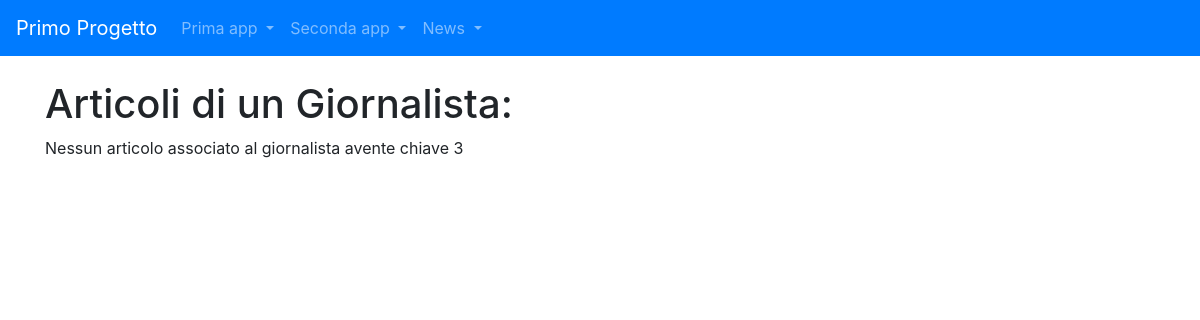
Before: /news/lista_articoli/3 with the older database file.
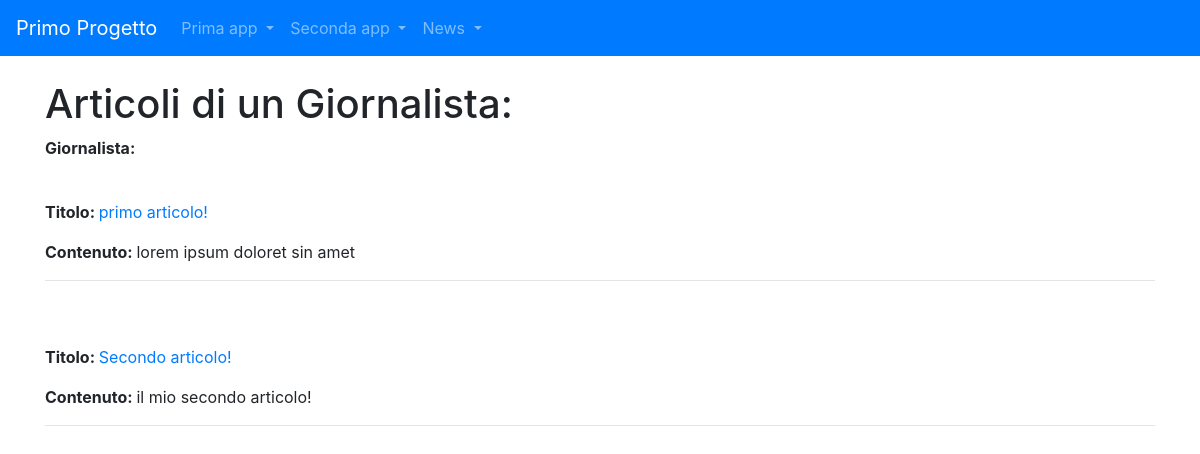
After: the same page with the newer database file.
### news/models.py (models this page shows, shortened)
class Articolo(models.Model):
    titolo = models.CharField(max_length=100)
    contenuto = models.TextField()
    giornalista = models.ForeignKey(Giornalista, on_delete=models.CASCADE, related_name="articoli")
    data = models.DateField(auto_now=False, blank=True)
    visualizzazioni = models.IntegerField(default=0, blank=True)
    class Meta:
        verbose_name = "Articolo"
        verbose_name_plural = "Articoli"

### news/views.py (the view)
# urls.py: path('lista_articoli/<int:pk>', listaArticoli, name="lista_articoli_giornalista"),
def listaArticoli(request, pk=None):
    if(pk == None):
        articoli = Articolo.objects.all()
        giornalista = None
    else:
        articoli = Articolo.objects.filter(giornalista_id=pk)
        try:
            giornalista = Giornalista.objects.get(id=pk)
        except:
            giornalista = None
    context = {
        'articoli' : articoli,
        'giornalista' : giornalista,
        'pk' : pk,
    }
    return render(request, 'lista_articoli.html', context)

### news/templates/lista_articoli.html (shortened to what this page needs)
{% extends "base.html" %}
{% block content %}
{% if pk  %}
    <h1>Articoli di un Giornalista:</h1>
    {% if giornalista %}
    <p><strong>Giornalista: </strong> <a href={% url 'news:giornalista_detail' articolo.giornalista.id %}>{{ articolo.giornalista }}</a> </p>
    {% for articolo in articoli %}
        <br>
        <p><strong>Titolo: </strong> <a href={% url 'news:articolo_detail' articolo.id %}>{{ articolo.titolo }}</a></p>
        <p><strong>Contenuto: </strong> {{ articolo.contenuto }}</p>
        <hr>
        <br>
    {% endfor %}
    {% else %}
        <p>Nessun articolo associato al giornalista avente chiave {{ pk }}</p>
    {% endif %}
{% endif %}
{% endblock content %}

Changed rows visible on the page:
added Articolo: titolo "primo articolo!", contenuto "lorem ipsum doloret sin amet"
added Articolo: titolo "Secondo articolo!", contenuto "il mio secondo articolo!"
Other visible differences:
{{ pk }}: "3" → (not shown)
text no longer shown: "Nessun articolo associato al giornalista avente chiave"
text now shown: "Giornalista:"
